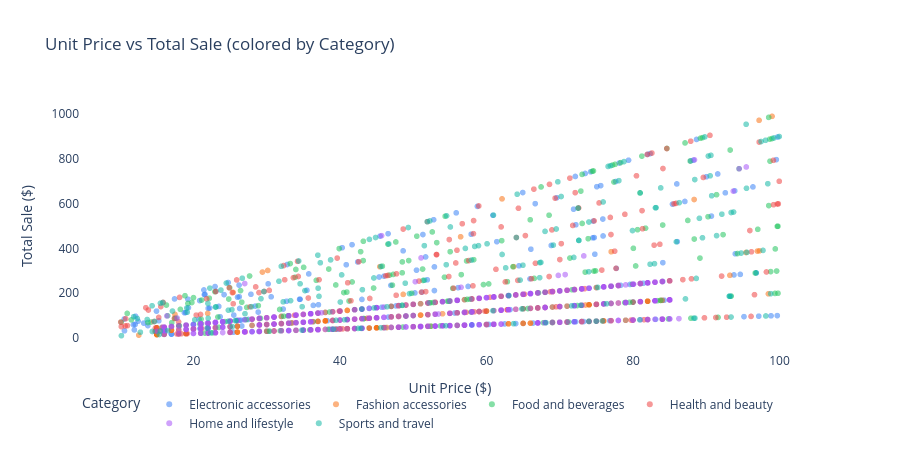

Notebook code for this chart:
### Markdown cell above
### 7.4 Unit Price vs Total Sale Scatter (Interactive)

### Code cell
frames = []
for cat in df["category"].cat.categories:
    sub = df[df["category"]==cat]
    frames.append(sub.sample(min(400, len(sub)), random_state=42))
samp = pd.concat(frames).reset_index(drop=True)
samp["category"] = samp["category"].astype(str)

fig = px.scatter(samp, x="unit_price", y="total_sale",
                 color="category", opacity=0.55,
                 color_discrete_sequence=["#3b82f6","#f97316","#22c55e",
                                           "#ef4444","#a855f7","#14b8a6"],
                 labels={"unit_price":"Unit Price ($)","total_sale":"Total Sale ($)",
                         "category":"Category"},
                 hover_data=["quantity","payment_method","rating"],
                 title="Unit Price vs Total Sale (colored by Category)")
fig.update_layout(height=450, plot_bgcolor="white", paper_bgcolor="white",
                  legend=dict(orientation="h", y=-0.15))
fig.show()

### Figure 1 — Plotly figure (JSON) as saved in the notebook; plotly's stock layout.template omitted (floating-point values rounded to 4 significant figures; data arrays with more than 128 entries replaced by an {"elided": "..."} marker saying what was removed)
{"data": [{"customdata": {"elided": "400x3 mixed values"}, "hovertemplate": "Category=Electronic accessories<br>Unit Price ($)=%{x}<br>Total Sale ($)=%{y}<br>quantity=%{customdata[0]}<br>payment_method=%{customdata[1]}<br>rating=%{customdata[2]}<extra></extra>", "legendgroup": "Electronic accessories", "marker": {"color": "#3b82f6", "opacity": 0.55, "symbol": "circle"}, "mode": "markers", "name": "Electronic accessories", "showlegend": true, "type": "scattergl", "x": {"elided": "400 float values"}, "xaxis": "x", "y": {"elided": "400 float values"}, "yaxis": "y"}, {"customdata": {"elided": "400x3 mixed values"}, "hovertemplate": "Category=Fashion accessories<br>Unit Price ($)=%{x}<br>Total Sale ($)=%{y}<br>quantity=%{customdata[0]}<br>payment_method=%{customdata[1]}<br>rating=%{customdata[2]}<extra></extra>", "legendgroup": "Fashion accessories", "marker": {"color": "#f97316", "opacity": 0.55, "symbol": "circle"}, "mode": "markers", "name": "Fashion accessories", "showlegend": true, "type": "scattergl", "x": {"elided": "400 float values"}, "xaxis": "x", "y": {"elided": "400 float values"}, "yaxis": "y"}, {"customdata": {"elided": "174x3 mixed values"}, "hovertemplate": "Category=Food and beverages<br>Unit Price ($)=%{x}<br>Total Sale ($)=%{y}<br>quantity=%{customdata[0]}<br>payment_method=%{customdata[1]}<br>rating=%{customdata[2]}<extra></extra>", "legendgroup": "Food and beverages", "marker": {"color": "#22c55e", "opacity": 0.55, "symbol": "circle"}, "mode": "markers", "name": "Food and beverages", "showlegend": true, "type": "scattergl", "x": {"elided": "174 float values"}, "xaxis": "x", "y": {"elided": "174 float values"}, "yaxis": "y"}, {"customdata": {"elided": "152x3 mixed values"}, "hovertemplate": "Category=Health and beauty<br>Unit Price ($)=%{x}<br>Total Sale ($)=%{y}<br>quantity=%{customdata[0]}<br>payment_method=%{customdata[1]}<br>rating=%{customdata[2]}<extra></extra>", "legendgroup": "Health and beauty", "marker": {"color": "#ef4444", "opacity": 0.55, "symbol": "circle"}, "mode": "markers", "name": "Health and beauty", "showlegend": true, "type": "scattergl", "x": {"elided": "152 float values"}, "xaxis": "x", "y": {"elided": "152 float values"}, "yaxis": "y"}, {"customdata": {"elided": "400x3 mixed values"}, "hovertemplate": "Category=Home and lifestyle<br>Unit Price ($)=%{x}<br>Total Sale ($)=%{y}<br>quantity=%{customdata[0]}<br>payment_method=%{customdata[1]}<br>rating=%{customdata[2]}<extra></extra>", "legendgroup": "Home and lifestyle", "marker": {"color": "#a855f7", "opacity": 0.55, "symbol": "circle"}, "mode": "markers", "name": "Home and lifestyle", "showlegend": true, "type": "scattergl", "x": {"elided": "400 float values"}, "xaxis": "x", "y": {"elided": "400 float values"}, "yaxis": "y"}, {"customdata": {"elided": "166x3 mixed values"}, "hovertemplate": "Category=Sports and travel<br>Unit Price ($)=%{x}<br>Total Sale ($)=%{y}<br>quantity=%{customdata[0]}<br>payment_method=%{customdata[1]}<br>rating=%{customdata[2]}<extra></extra>", "legendgroup": "Sports and travel", "marker": {"color": "#14b8a6", "opacity": 0.55, "symbol": "circle"}, "mode": "markers", "name": "Sports and travel", "showlegend": true, "type": "scattergl", "x": {"elided": "166 float values"}, "xaxis": "x", "y": {"elided": "166 float values"}, "yaxis": "y"}], "layout": {"height": 450, "legend": {"orientation": "h", "title": {"text": "Category"}, "tracegroupgap": 0, "y": -0.15}, "paper_bgcolor": "white", "plot_bgcolor": "white", "title": {"text": "Unit Price vs Total Sale (colored by Category)"}, "xaxis": {"anchor": "y", "domain": [0.0, 1.0], "title": {"text": "Unit Price ($)"}}, "yaxis": {"anchor": "x", "domain": [0.0, 1.0], "title": {"text": "Total Sale ($)"}}}}
